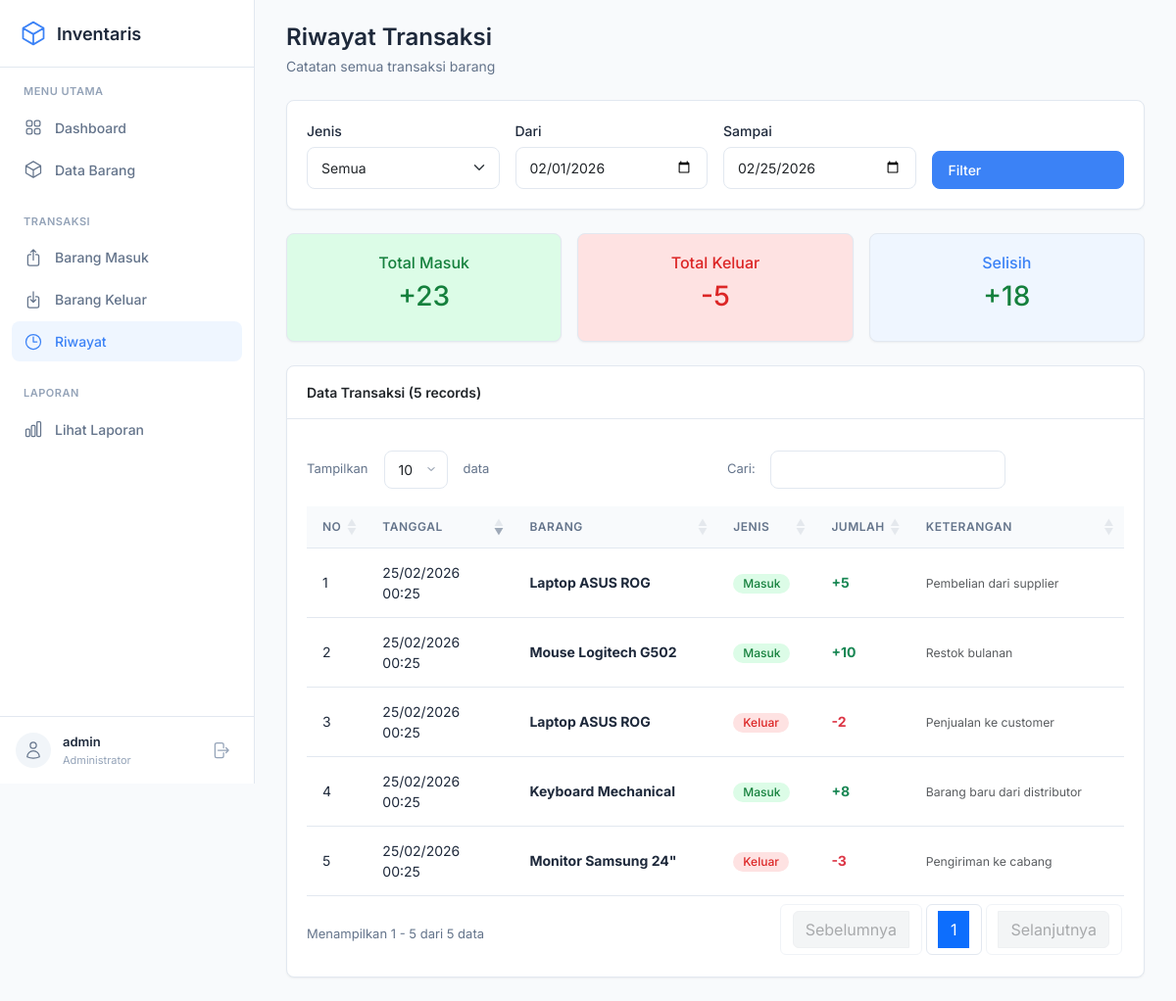
The app's page /app/transaksi/riwayat.php (signed in) with its own data.
### tables this page shows
CREATE TABLE IF NOT EXISTS transaksi (
    id INT AUTO_INCREMENT PRIMARY KEY,
    id_barang INT NOT NULL,
    jenis_transaksi ENUM('masuk', 'keluar') NOT NULL,
    jumlah INT NOT NULL,
    tanggal_transaksi DATETIME DEFAULT CURRENT_TIMESTAMP,
    keterangan TEXT,
    FOREIGN KEY (id_barang) REFERENCES barang(id) ON DELETE CASCADE
);

CREATE TABLE IF NOT EXISTS barang (
    id INT AUTO_INCREMENT PRIMARY KEY,
    nama_barang VARCHAR(100) NOT NULL,
    stok INT DEFAULT 0,
    harga DECIMAL(12,2) DEFAULT 0,
    created_at TIMESTAMP DEFAULT CURRENT_TIMESTAMP,
    updated_at TIMESTAMP DEFAULT CURRENT_TIMESTAMP ON UPDATE CURRENT_TIMESTAMP
);

### app/transaksi/riwayat.php (the view, shortened to what this page needs)
<?php
require_once __DIR__ . '/../includes/header.php';
require_once __DIR__ . '/../config/koneksi.php';
$filter_dari = $_GET['dari'] ?? date('Y-m-01');
$filter_sampai = $_GET['sampai'] ?? date('Y-m-d');
$sql = "SELECT t.*, b.nama_barang FROM transaksi t JOIN barang b ON t.id_barang = b.id WHERE DATE(t.tanggal_transaksi) BETWEEN ? AND ?";
$params = [$filter_dari, $filter_sampai];
$sql .= " ORDER BY t.tanggal_transaksi DESC";
$stmt = $pdo->prepare($sql);
$stmt->execute($params);
$data_transaksi = $stmt->fetchAll();
$total_masuk = 0;
$total_keluar = 0;
foreach ($data_transaksi as $t) {
    if ($t['jenis_transaksi'] === 'masuk') {
        $total_masuk += $t['jumlah'];
    } else {
        $total_keluar += $t['jumlah'];
    }
}
?>
<div class="page-header">
    <h1>Riwayat Transaksi</h1>
    <p>Catatan semua transaksi barang</p>
</div>
<div class="card mb-4">
    <div class="card-body">
        <form method="GET" class="row g-3 align-items-end">
            <div class="col-md-3">
                <label class="form-label">Jenis</label>
                <select name="jenis" class="form-select">
                    <option value="">Semua</option>
                </select>
            </div>
            <div class="col-md-3">
                <label class="form-label">Dari</label>
                <input type="date" name="dari" class="form-control" value="<?= $filter_dari ?>">
            </div>
            <div class="col-md-3">
                <label class="form-label">Sampai</label>
                <input type="date" name="sampai" class="form-control" value="<?= $filter_sampai ?>">
            </div>
            <div class="col-md-3">
                <button type="submit" class="btn btn-primary w-100">Filter</button>
            </div>
        </form>
    </div>
</div>
<div class="row g-3 mb-4">
    <div class="col-md-4">
        <div class="card" style="background: #dcfce7;">
            <div class="card-body text-center">
                <h6 style="color: #15803d;">Total Masuk</h6>
                <h3 style="color: #15803d;">+<?= number_format($total_masuk) ?></h3>
            </div>
        </div>
    </div>
    <div class="col-md-4">
        <div class="card" style="background: #fee2e2;">
            <div class="card-body text-center">
                <h6 style="color: #dc2626;">Total Keluar</h6>
                <h3 style="color: #dc2626;">-<?= number_format($total_keluar) ?></h3>
            </div>
        </div>
    </div>
    <div class="col-md-4">
        <div class="card" style="background: #eff6ff;">
            <div class="card-body text-center">
                <h6 style="color: #3b82f6;">Selisih</h6>
                <h3 style="color: <?= ($total_masuk - $total_keluar) >= 0 ? '#15803d' : '#dc2626' ?>;">
                    <?= ($total_masuk - $total_keluar) >= 0 ? '+' : '' ?><?= number_format($total_masuk - $total_keluar) ?>
                </h3>
            </div>
        </div>
    </div>
</div>
<div class="card">
    <div class="card-header">
        <span>Data Transaksi (<?= count($data_transaksi) ?> records)</span>
    </div>
    <div class="card-body">
        <div class="table-responsive">
            <table id="tabelTransaksi" class="table table-hover">
                <thead>
                    <tr>
                        <th width="5%">No</th>
                        <th width="18%">Tanggal</th>
                        <th>Barang</th>
                        <th width="12%">Jenis</th>
                        <th width="10%">Jumlah</th>
                        <th>Keterangan</th>
                    </tr>
                </thead>
                <tbody>
                    <?php if (empty($data_transaksi)): ?>
                        <tr><td colspan="6" class="text-center text-muted py-4">Tidak ada data</td></tr>
                    <?php else: ?>
                        <?php $no = 1; foreach ($data_transaksi as $t): ?>
                        <tr>
                            <td><?= $no++ ?></td>
                            <td><?= date('d/m/Y H:i', strtotime($t['tanggal_transaksi'])) ?></td>
                            <td><strong><?= htmlspecialchars($t['nama_barang']) ?></strong></td>
                            <td>
                                <span class="badge <?= $t['jenis_transaksi'] === 'masuk' ? 'bg-success' : 'bg-danger' ?>">
                                    <?= ucfirst($t['jenis_transaksi']) ?>
                                </span>
                            </td>
                            <td class="<?= $t['jenis_transaksi'] === 'masuk' ? 'text-success' : 'text-danger' ?> fw-bold">
                                <?= $t['jenis_transaksi'] === 'masuk' ? '+' : '-' ?><?= $t['jumlah'] ?>
                            </td>
                            <td><small class="text-muted"><?= htmlspecialchars($t['keterangan'] ?: '-') ?></small></td>
                        </tr>
                        <?php endforeach; ?>
                    <?php endif; ?>
                </tbody>
            </table>
        </div>
    </div>
</div>
<?php require_once __DIR__ . '/../includes/footer.php'; ?>

### app/assets/css/style.css (style rules this page uses)
:root { --primary: #3b82f6; --primary-hover: #2563eb; --primary-light: #eff6ff; --bg-body: #f8fafc; --bg-sidebar: #ffffff; --bg-card: #ffffff; --bg-hover: #f1f5f9; --text-primary: #1e293b; --text-secondary: #64748b; --text-muted: #94a3b8; --border-color: #e2e8f0; --success: #22c55e; --danger: #ef4444; --warning: #f59e0b; --info: #0ea5e9; --font-family: 'Inter', -apple-system, BlinkMacSystemFont, sans-serif; --sidebar-width: 260px; --transition: all 0.2s ease; --shadow-sm: 0 1px 2px rgba(0, 0, 0, 0.05); --shadow: 0 1px 3px rgba(0, 0, 0, 0.1); --radius: 8px; }
* { margin: 0; padding: 0; box-sizing: border-box; }
body { font-family: var(--font-family); background: var(--bg-body); color: var(--text-primary); font-size: 14px; line-height: 1.5; }
.page-header { margin-bottom: 24px; }
.page-header h1 { font-size: 24px; font-weight: 600; color: var(--text-primary); margin-bottom: 4px; }
.page-header p { color: var(--text-secondary); margin: 0; }
.card { background: var(--bg-card); border: 1px solid var(--border-color); border-radius: var(--radius); box-shadow: var(--shadow-sm); }
.card-header { background: transparent; border-bottom: 1px solid var(--border-color); padding: 16px 20px; font-weight: 600; }
.card-body { padding: 20px; }
.btn { font-weight: 500; padding: 8px 16px; border-radius: var(--radius); font-size: 14px; transition: var(--transition); display: inline-flex; align-items: center; gap: 8px; }
.btn-primary { background: var(--primary); border-color: var(--primary); color: white; }
.form-control, .form-select { border: 1px solid var(--border-color); border-radius: var(--radius); padding: 10px 14px; font-size: 14px; transition: var(--transition); }
.form-label { font-weight: 500; color: var(--text-primary); margin-bottom: 6px; font-size: 14px; }
.table { margin-bottom: 0; }
.table th { font-weight: 600; color: var(--text-secondary); font-size: 12px; text-transform: uppercase; letter-spacing: 0.5px; border-bottom: 1px solid var(--border-color); padding: 12px 16px; background: var(--bg-body); }
.table td { padding: 14px 16px; border-bottom: 1px solid var(--border-color); vertical-align: middle; color: var(--text-primary); }
.badge { font-weight: 500; padding: 4px 10px; border-radius: 20px; font-size: 12px; }
.badge.bg-success { background: #dcfce7 !important; color: #15803d !important; }
.badge.bg-danger { background: #fee2e2 !important; color: #dc2626 !important; }

### records on screen
transaksi: tanggal_transaksi "25/02/2026 00:25", id_barang.nama_barang "Laptop ASUS ROG", jenis_transaksi "Masuk", jumlah "5", keterangan "Pembelian dari supplier"
transaksi: tanggal_transaksi "25/02/2026 00:25", id_barang.nama_barang "Mouse Logitech G502", jenis_transaksi "Masuk", jumlah "10", keterangan "Restok bulanan"
transaksi: tanggal_transaksi "25/02/2026 00:25", id_barang.nama_barang "Laptop ASUS ROG", jenis_transaksi "Keluar", jumlah "2", keterangan "Penjualan ke customer"
transaksi: tanggal_transaksi "25/02/2026 00:25", id_barang.nama_barang "Keyboard Mechanical", jenis_transaksi "Masuk", jumlah "8", keterangan "Barang baru dari distributor"
transaksi: tanggal_transaksi "25/02/2026 00:25", id_barang.nama_barang "Monitor Samsung 24\"", jenis_transaksi "Keluar", jumlah "3", keterangan "Pengiriman ke cabang"

### other values on screen
$_SESSION['username'] "admin"
$total_masuk "23"
$total_keluar "5"
$total_masuk - $total_keluar "18"
count($data_transaksi) "5"
